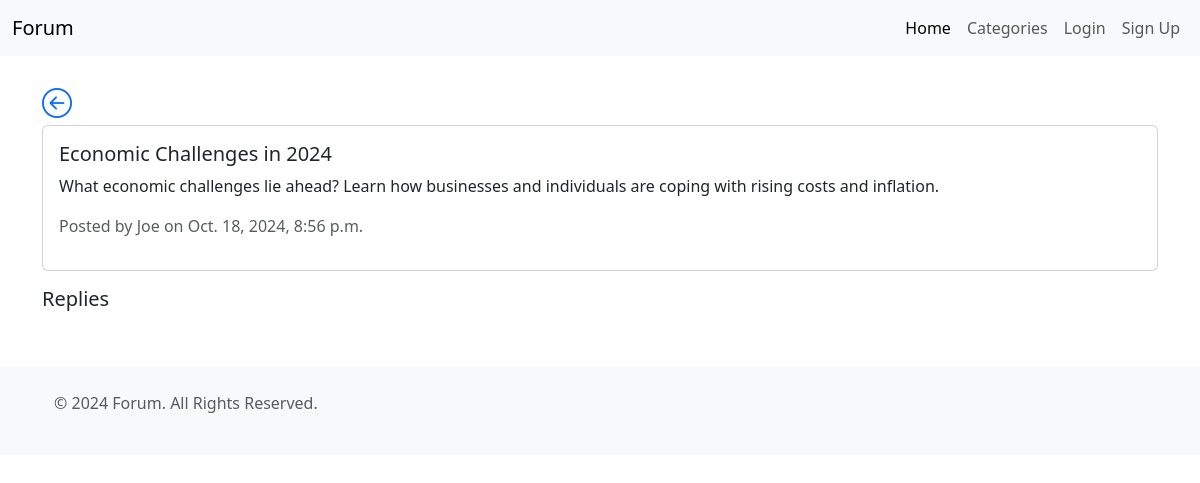
The app's page /topic/economic-challenges-in-2024/ with its own data.
### forumapp/models.py (models this page shows, shortened)
class Topic(models.Model):
    title = models.CharField(max_length=200)
    slug = models.SlugField(max_length=200, unique=True, blank=True)
    content = models.TextField()
    created_at = models.DateTimeField(auto_now_add=True)
    updated_at = models.DateTimeField(auto_now=True)
    category = models.ForeignKey(Category, on_delete=models.CASCADE, related_name='topics')
    author = models.ForeignKey(User, on_delete=models.CASCADE, related_name='topics')

### forumapp/views.py (the view)
# urls.py: path('topic/<slug:slug>/', views.topic_detail, name='topic_detail'),
def topic_detail(request: HttpRequest, slug: str) -> HttpResponse:
    topic = get_object_or_404(Topic, slug=slug)
    return render(request, 'topic_detail.html', {'topic': topic, 'is_topic_detail': True})

### forumapp/templates/topic_detail.html (shortened to what this page needs)
{% extends 'base.html' %}
{% load i18n %}
{% block content %}
    <div class="card mb-3">
        <div class="card-body">
            <h5 class="card-title">{{ topic.title }}</h5>
            <p class="card-text">{{ topic.content }}</p>
            <p class="text-muted">{% trans "Posted by" %} {{ topic.author }} {% trans "on" %} {{ topic.created_at }}</p>
        </div>
    </div>
    <div class="d-flex align-items-end">
        <h5>{% trans "Replies" %}</h5>
    </div>
{% endblock %}

### records on screen
Topic: title "Economic Challenges in 2024", content "What economic challenges lie ahead? Learn how businesses and individuals are coping with rising costs and inflation.", author "Joe", created_at "Oct. 18, 2024, 8:56 p.m."
